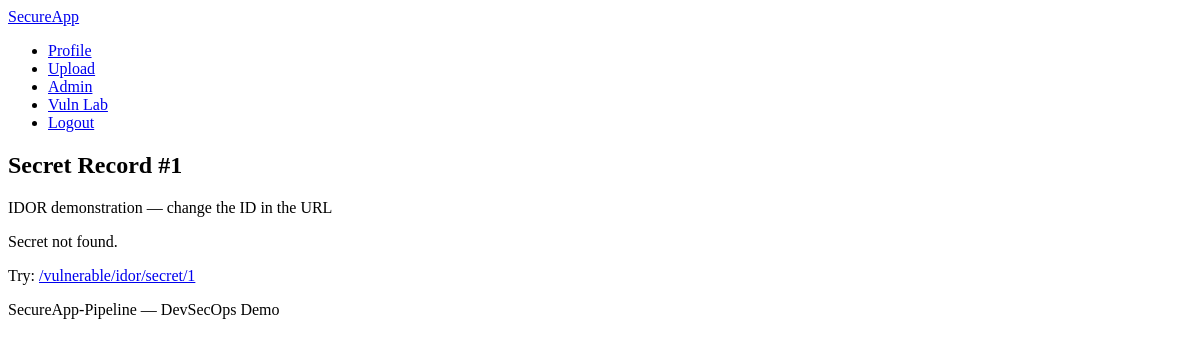
The page /vulnerable/idor/secret/1 (signed in) on the database as committed earlier.
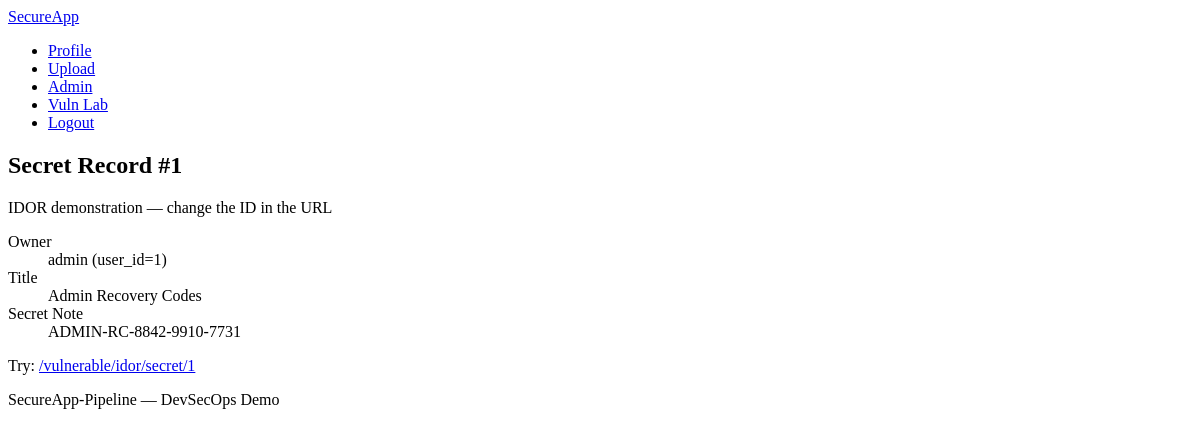
The same page on the database as committed later.
### tables this page shows
CREATE TABLE users (
            id INTEGER PRIMARY KEY AUTOINCREMENT,
            username TEXT UNIQUE NOT NULL,
            email TEXT UNIQUE NOT NULL,
            password_hash TEXT NOT NULL,
            is_admin INTEGER NOT NULL DEFAULT 0,
            created_at TEXT NOT NULL
        );

CREATE TABLE user_secrets (
            id INTEGER PRIMARY KEY AUTOINCREMENT,
            user_id INTEGER NOT NULL,
            title TEXT NOT NULL,
            secret_note TEXT NOT NULL,
            FOREIGN KEY (user_id) REFERENCES users (id)
        );

### app/routes/vulnerable.py (the view)
@vulnerable_bp.route("/idor/secret/<int:secret_id>")
def idor_secret(secret_id):
    secret = get_db().execute(
        """
        SELECT us.id, us.user_id, us.title, us.secret_note, u.username
        FROM user_secrets us
        JOIN users u ON u.id = us.user_id
        WHERE us.id = ?
        """,
        (secret_id,),
    ).fetchone()
    return render_template("vulnerable/idor.html", secret=secret, secret_id=secret_id)

### app.py (called while the page is built)
def get_db():
    if "db" not in g:
        g.db = sqlite3.connect(DATABASE)
        g.db.row_factory = sqlite3.Row
    return g.db

def current_user():
    if "user_id" not in session:
        return None
    return get_db().execute(
        "SELECT id, username, email, is_admin, created_at FROM users WHERE id = ?",
        (session["user_id"],),
    ).fetchone()

@app.before_request
def start_timer():
    request.start_time = time.time()

@app.after_request
def after_request(response):
    REQUEST_COUNT.labels(
        request.method,
        request.path
    ).inc()
    if hasattr(request, "start_time"):
        REQUEST_LATENCY.observe(
            time.time() - request.start_time
        )
    return response

@app.before_request
def load_logged_in_user():
    g.user = current_user()

### app/routes/vulnerable.py (called while the page is built)
def get_db():
    return g.db

### templates/vulnerable/idor.html (shortened to what this page needs)
{% extends "base.html" %}
{% block content %}
<section class="page-header">
    <h1>Secret Record #{{ secret_id }}</h1>
    <p class="subtitle">IDOR demonstration — change the ID in the URL</p>
</section>
<article class="card">
    {% if secret %}
        <dl class="detail-list">
            <dt>Owner</dt>
            <dd>{{ secret.username }} (user_id={{ secret.user_id }})</dd>
            <dt>Title</dt>
            <dd>{{ secret.title }}</dd>
            <dt>Secret Note</dt>
            <dd>{{ secret.secret_note }}</dd>
        </dl>
    {% else %}
        <p class="empty-state">Secret not found.</p>
    {% endif %}
    <p class="hint">Try: <a href="{{ url_for('vulnerable.idor_secret', secret_id=1) }}">/vulnerable/idor/secret/1</a></p>
</article>
{% endblock %}

Rows that differ between the two databases and show on the page:
now on this page (row unchanged): users: username "admin"
added user_secrets: user_id "1", title "Admin Recovery Codes", secret_note "ADMIN-RC-8842-9910-7731"
Other text that changed with them:
text no longer shown: "Secret not found."
text now shown: "Owner (user_id= ) Title Secret Note"
